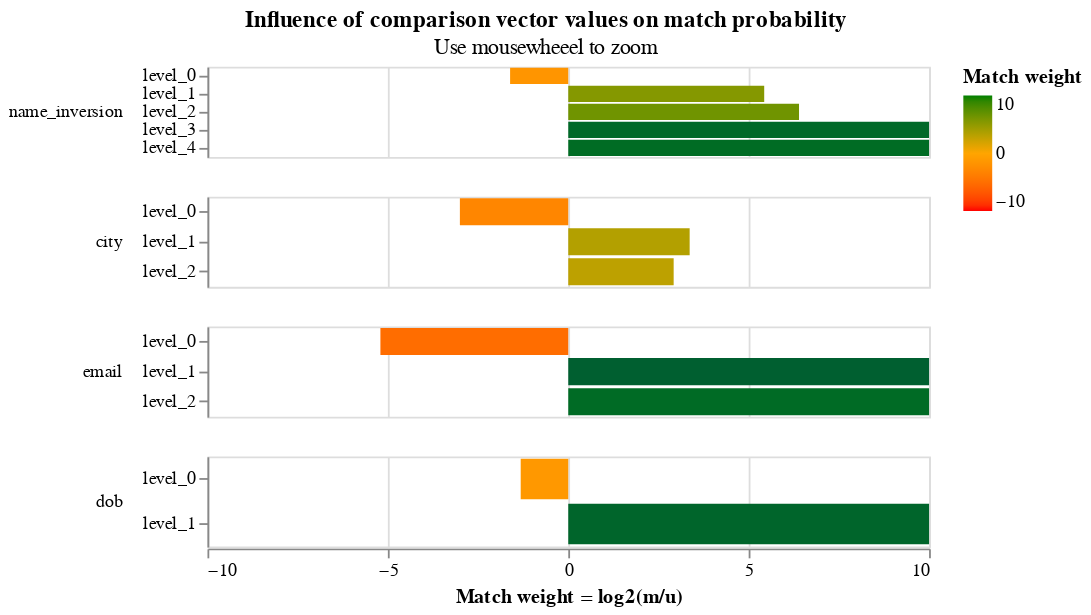

This figure's notebook cell:
### Markdown cell above
An alternative representation of the parameters displays them in terms of the effect different values in the comparison vectors have on the match probability:

### Code cell
model.bayes_factor_chart()

### Figure 1 — Vega-Lite specification as saved in the notebook (floating-point values rounded to 4 significant figures)
{"$schema": "https://vega.github.io/schema/vega-lite/v4.json", "config": {"header": {"title": null}, "mark": {"tooltip": null}, "title": {"anchor": "middle"}, "view": {"continuousHeight": 300, "continuousWidth": 400, "height": 300, "width": 400}}, "data": {"name": "data-f306f12e00d3f5f049f79d2780a7ab73"}, "datasets": {"data-f306f12e00d3f5f049f79d2780a7ab73": [{"bayes_factor": 7866.0, "column_name": "name_inversion", "comparison_vector_value": "4", "gamma_column_name": "gamma_name_inversion", "gamma_index": 4, "is_null": false, "label": "level_4", "level_name": "level_4", "level_proportion": 0.0009782, "log2_bayes_factor": 12.94, "m_probability": 0.1736, "num_levels": 5, "sql_expr": "WHEN first_name_l = first_name_r AND surname_l = surname_r THEN 4", "u_probability": 2.207e-05}, {"bayes_factor": 10820.0, "column_name": "name_inversion", "comparison_vector_value": "3", "gamma_column_name": "gamma_name_inversion", "gamma_index": 3, "is_null": false, "label": "level_3", "level_name": "level_3", "level_proportion": 0.0008028, "log2_bayes_factor": 13.4, "m_probability": 0.1433, "num_levels": 5, "sql_expr": "WHEN first_name_l = surname_r AND surname_l = first_name_r THEN 3", "u_probability": 1.325e-05}, {"bayes_factor": 84.21, "column_name": "name_inversion", "comparison_vector_value": "2", "gamma_column_name": "gamma_name_inversion", "gamma_index": 2, "is_null": false, "label": "level_2", "level_name": "level_2", "level_proportion": 0.003083, "log2_bayes_factor": 6.396, "m_probability": 0.178, "num_levels": 5, "sql_expr": "WHEN first_name_l = first_name_r THEN 2", "u_probability": 0.002114}, {"bayes_factor": 43.14, "column_name": "name_inversion", "comparison_vector_value": "1", "gamma_column_name": "gamma_name_inversion", "gamma_index": 1, "is_null": false, "label": "level_1", "level_name": "level_1", "level_proportion": 0.00514, "log2_bayes_factor": 5.431, "m_probability": 0.18, "num_levels": 5, "sql_expr": "WHEN surname_l = surname_r THEN 1", "u_probability": 0.004172}, {"bayes_factor": 0.3272, "column_name": "name_inversion", "comparison_vector_value": "0", "gamma_column_name": "gamma_name_inversion", "gamma_index": 0, "is_null": false, "label": "level_0", "level_name": "level_0", "level_proportion": 0.99, "log2_bayes_factor": -1.612, "m_probability": 0.3251, "num_levels": 5, "sql_expr": "ELSE 0", "u_probability": 0.9937}, {"bayes_factor": 7.575, "column_name": "city", "comparison_vector_value": "2", "gamma_column_name": "gamma_city", "gamma_index": 2, "is_null": false, "label": "level_2", "level_name": "level_2", "level_proportion": 0.09247, "log2_bayes_factor": 2.921, "m_probability": 0.676, "num_levels": 3, "sql_expr": "WHEN JARO_WINKLER_SIM(city_l, city_r) >= 1.0 THEN 2", "u_probability": 0.08924}, {"bayes_factor": 10.3, "column_name": "city", "comparison_vector_value": "1", "gamma_column_name": "gamma_city", "gamma_index": 1, "is_null": false, "label": "level_1", "level_name": "level_1", "level_proportion": 0.02174, "log2_bayes_factor": 3.365, "m_probability": 0.213, "num_levels": 3, "sql_expr": "WHEN JARO_WINKLER_SIM(city_l, city_r) >= 0.88 THEN 1", "u_probability": 0.02068}, {"bayes_factor": 0.1247, "column_name": "city", "comparison_vector_value": "0", "gamma_column_name": "gamma_city", "gamma_index": 0, "is_null": false, "label": "level_0", "level_name": "level_0", "level_proportion": 0.8858, "log2_bayes_factor": -3.004, "m_probability": 0.111, "num_levels": 3, "sql_expr": "ELSE 0", "u_probability": 0.8901}, {"bayes_factor": 8538.0, "column_name": "email", "comparison_vector_value": "2", "gamma_column_name": "gamma_email", "gamma_index": 2, "is_null": false, "label": "level_2", "level_name": "level_2", "level_proportion": 0.003646, "log2_bayes_factor": 13.06, "m_probability": 0.6481, "num_levels": 3, "sql_expr": "WHEN JARO_WINKLER_SIM(email_l, email_r) >= 1.0 THEN 2", "u_probability": 7.591e-05}, {"bayes_factor": 26190.0, "column_name": "email", "comparison_vector_value": "1", "gamma_column_name": "gamma_email", "gamma_index": 1, "is_null": false, "label": "level_1", "level_name": "level_1", "level_proportion": 0.001802, "log2_bayes_factor": 14.68, "m_probability": 0.3248, "num_levels": 3, "sql_expr": "WHEN JARO_WINKLER_SIM(email_l, email_r) >= 0.88 THEN 1", "u_probability": 1.24e-05}, {"bayes_factor": 0.02708, "column_name": "email", "comparison_vector_value": "0", "gamma_column_name": "gamma_email", "gamma_index": 0, "is_null": false, "label": "level_0", "level_name": "level_0", "level_proportion": 0.9946, "log2_bayes_factor": -5.207, "m_probability": 0.02708, "num_levels": 3, "sql_expr": "ELSE 0", "u_probability": 0.9999}, {"bayes_factor": 14970.0, "column_name": "dob", "comparison_vector_value": "1", "gamma_column_name": "gamma_dob", "gamma_index": 1, "is_null": false, "label": "level_1", "level_name": "level_1", "level_proportion": 0.003339, "log2_bayes_factor": 13.87, "m_probability": 0.599, "num_levels": 2, "sql_expr": "WHEN dob_l = dob_r THEN 1", "u_probability": 4.001e-05}, {"bayes_factor": 0.4011, "column_name": "dob", "comparison_vector_value": "0", "gamma_column_name": "gamma_dob", "gamma_index": 0, "is_null": false, "label": "level_0", "level_name": "level_0", "level_proportion": 0.9967, "log2_bayes_factor": -1.318, "m_probability": 0.401, "num_levels": 2, "sql_expr": "ELSE 0", "u_probability": 1.0}]}, "encoding": {"color": {"field": "log2_bayes_factor", "scale": {"domain": [-10, 0, 10], "range": ["red", "orange", "green"]}, "title": "Match weight", "type": "quantitative"}, "row": {"field": "column_name", "header": {"labelAlign": "left", "labelAnchor": "middle", "labelAngle": 0}, "sort": {"field": "gamma_index"}, "type": "nominal"}, "tooltip": [{"field": "column_name", "type": "nominal"}, {"field": "label", "title": "level label", "type": "ordinal"}, {"field": "sql_expr", "type": "nominal"}, {"field": "m_probability", "format": ".4f", "type": "quantitative"}, {"field": "u_probability", "format": ".4f", "type": "quantitative"}, {"field": "bayes_factor", "format": ".4f", "title": "Bayes factor = m/u", "type": "quantitative"}, {"field": "log2_bayes_factor", "format": ".4f", "title": "Match weight = log2(m/u)", "type": "quantitative"}, {"field": "level_proportion", "format": ".2%", "title": "Percentage of non-null comparisons in this level", "type": "nominal"}], "x": {"axis": {"title": "Match weight = log2(m/u)", "values": [-10, -5, 0, 5, 10]}, "field": "log2_bayes_factor", "scale": {"domain": [-10, 10]}, "type": "quantitative"}, "y": {"axis": {"title": null}, "field": "label", "sort": {"field": "gamma_index"}, "type": "nominal"}}, "height": 50, "mark": {"clip": true, "type": "bar"}, "resolve": {"scale": {"y": "independent"}}, "selection": {"selector076": {"bind": "scales", "encodings": ["x"], "type": "interval"}}, "title": {"subtitle": "Use mousewheeel to zoom", "text": "Influence of comparison vector values on match probability"}}
